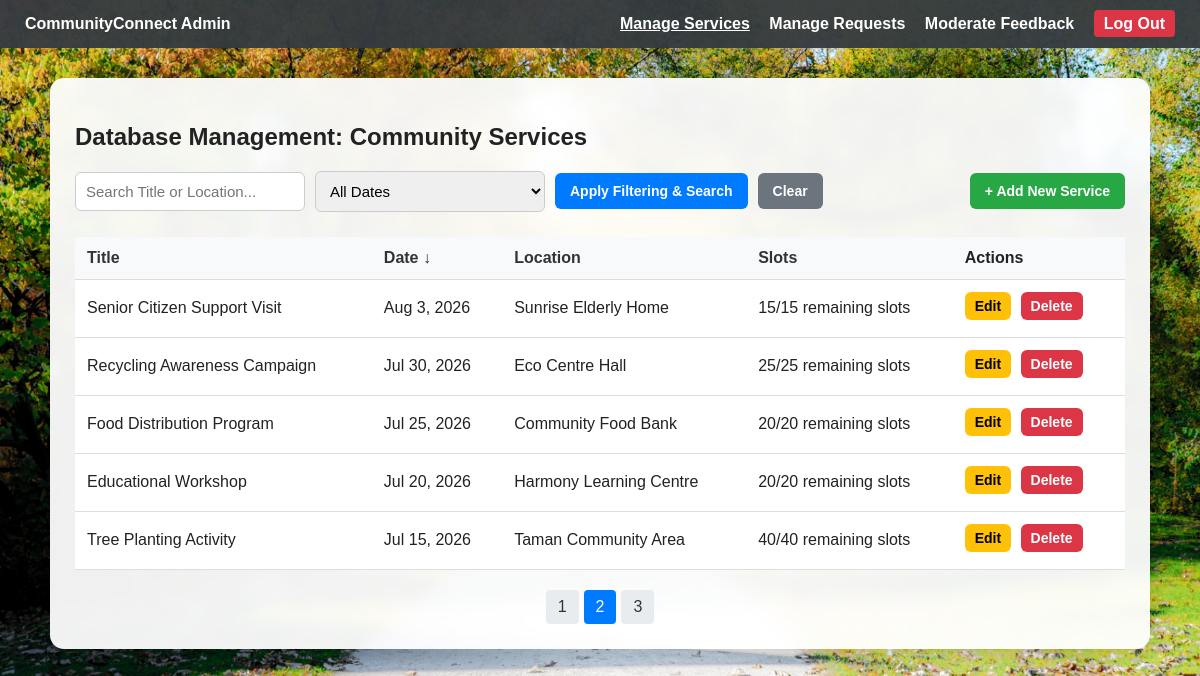
The app's page /admin.php?page=2 (signed in), older data.
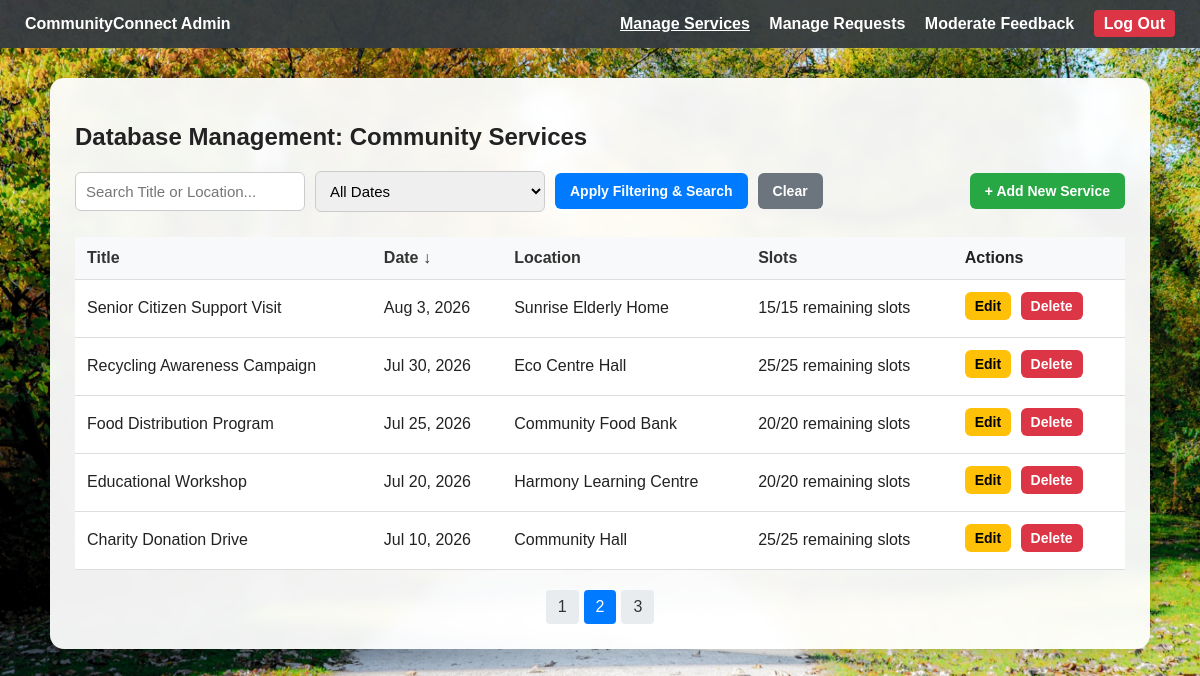
The same page, newer data.
### tables this page shows
CREATE TABLE CommunityServices (
    ServiceID INT AUTO_INCREMENT PRIMARY KEY,
    Title VARCHAR(150) NOT NULL,
    Description TEXT NOT NULL,
    EventDate DATE NOT NULL,
    EventStartTime TIME NOT NULL,
    EventEndTime TIME NOT NULL,
    Location VARCHAR(150) NOT NULL,
    Capacity INT NOT NULL,
    AdminID INT,
    CreatedAt TIMESTAMP DEFAULT CURRENT_TIMESTAMP,
    FOREIGN KEY (AdminID) REFERENCES Users(UserID)
);

### admin.php (the view, shortened to what this page needs)
<?php
require 'db_connect.php';
$search = isset($_GET['search']) ? trim($_GET['search']) : '';
$filter = isset($_GET['filter']) ? $_GET['filter'] : 'all';
$sort_col = isset($_GET['sort']) ? $_GET['sort'] : 'EventDate';
$sort_dir = isset($_GET['dir']) && $_GET['dir'] == 'ASC' ? 'ASC' : 'DESC';
$page = isset($_GET['page']) ? intval($_GET['page']) : 1;
$limit = 5;
$sql_where = "WHERE 1=1 ";
$count_query = "SELECT COUNT(*) as total FROM CommunityServices " . $sql_where;
$count_result = $conn->query($count_query);
$total_rows = $count_result->fetch_assoc()['total'];
$total_pages = ceil($total_rows / $limit);
$offset = ($page - 1) * $limit;
$sql = "
    SELECT
        CommunityServices.*,
        (
            SELECT COUNT(*)
            FROM ParticipationRequests pr
            WHERE pr.ServiceID = CommunityServices.ServiceID
            AND pr.Status = 'Approved'
        ) AS approved_count,
        (
            Capacity - (
                SELECT COUNT(*)
                FROM ParticipationRequests pr
                WHERE pr.ServiceID = CommunityServices.ServiceID
                AND pr.Status = 'Approved'
            )
        ) AS remaining_slots
    FROM CommunityServices
    $sql_where
    ORDER BY $sort_col $sort_dir
    LIMIT $limit OFFSET $offset
";
$result = $conn->query($sql);
function build_url($updates) {
    $params = $_GET;
    foreach($updates as $key => $value) { $params[$key] = $value; }
    return '?' . http_build_query($params);
}
?>
<!DOCTYPE html>
<html lang="en">
<head>
    <link rel="stylesheet" href="style.css">
</head>
<body>
<div class="navbar admin">
    <div><strong>CommunityConnect Admin</strong></div>
    <div>
        <a href="admin.php" style="text-decoration: underline;">Manage Services</a>
        <a href="manage_requests.php">Manage Requests</a>
        <a href="moderate_feedback.php">Moderate Feedback</a>
        <a
            href="logout.php"
            onclick="return confirm('Are you sure you want to log out?');"
            style="background: #dc3545; padding: 5px 10px; border-radius: 4px;"
        >
            Log Out
        </a>
    </div>
</div>
<div class="container">
    <h2>Database Management: Community Services</h2>
    <div class="controls">
        <form action="admin.php" method="GET">
            <input type="text" name="search" placeholder="Search Title or Location..." value="<?php echo htmlspecialchars($search); ?>">
            <select name="filter">
                <option value="all" <?php if($filter == 'all') echo 'selected'; ?>>All Dates</option>
            </select>
            <button type="submit" class="btn-primary">Apply Filtering & Search</button>
            <a href="admin.php" class="btn-secondary">Clear</a>
        </form>
        <a href="admin.php?action=add" class="btn-success">+ Add New Service</a>
    </div>
    <table>
        <thead>
            <tr>
                <?php $next_dir = ($sort_dir == 'ASC') ? 'DESC' : 'ASC'; ?>
                <th><a href="<?php echo build_url(['sort'=>'Title', 'dir'=>$next_dir]); ?>">Title <?php if($sort_col=='Title') echo ($sort_dir=='ASC')?'&uarr;':'&darr;'; ?></a></th>
                <th><a href="<?php echo build_url(['sort'=>'EventDate', 'dir'=>$next_dir]); ?>">Date <?php if($sort_col=='EventDate') echo ($sort_dir=='ASC')?'&uarr;':'&darr;'; ?></a></th>
                <th><a href="<?php echo build_url(['sort'=>'Location', 'dir'=>$next_dir]); ?>">Location <?php if($sort_col=='Location') echo ($sort_dir=='ASC')?'&uarr;':'&darr;'; ?></a></th>
                <th><a href="<?php echo build_url(['sort'=>'Capacity', 'dir'=>$next_dir]); ?>">Slots <?php if($sort_col=='Capacity') echo ($sort_dir=='ASC')?'&uarr;':'&darr;'; ?></a></th>
                <th>Actions</th>
            </tr>
        </thead>
        <tbody>
            <?php
            if ($result->num_rows > 0) {
                while($row = $result->fetch_assoc()) {
                    echo "<tr>";
                    echo "<td>" . htmlspecialchars($row['Title']) . "</td>";
                    echo "<td>" . date("M j, Y", strtotime($row['EventDate'])) . "</td>";
                    echo "<td>" . htmlspecialchars($row['Location']) . "</td>";
                    $remaining_slots = max(0, intval($row['remaining_slots']));
                    $total_capacity = intval($row['Capacity']);
                    echo "<td>" . $remaining_slots . "/" . $total_capacity . " remaining slots</td>";
                    echo "<td>
                            <a href='admin.php?action=edit&id=" . $row['ServiceID'] . "' class='btn-warning'>Edit</a>
                            <a href='admin.php?delete=" . $row['ServiceID'] . "' class='btn-danger' onclick=\"return confirm('Confirm deletion from database?');\">Delete</a>
                          </td>";
                    echo "</tr>";
                }
            } else {
                echo "<tr><td colspan='5' style='text-align: center;'>No community services found in the database.</td></tr>";
            }
            ?>
        </tbody>
    </table>
    <?php if ($total_pages > 1): ?>
    <div class="pagination">
        <?php for ($i = 1; $i <= $total_pages; $i++): ?>
            <a href="<?php echo build_url(['page' => $i]); ?>" class="<?php echo ($page == $i) ? 'active' : ''; ?>">
                <?php echo $i; ?>
            </a>
        <?php endfor; ?>
    </div>
    <?php endif; ?>
</div>
</body>
</html>

### style.css (style rules this page uses)
* { box-sizing: border-box; }
body { font-family: Arial, sans-serif; margin: 0; color: #222; background-image: url("images/image3.jpg"); background-size: cover; background-position: center; background-repeat: no-repeat; background-attachment: fixed; }
.navbar { background-color: rgba(0, 123, 255, 0.95); padding: 15px 25px; color: white; display: flex; justify-content: space-between; align-items: center; }
.navbar.admin { background-color: rgba(52, 58, 64, 0.95); }
.navbar a { color: white; text-decoration: none; margin-left: 15px; font-weight: bold; }
.container { max-width: 1100px; margin: 30px auto; background: rgba(255, 255, 255, 0.94); padding: 25px; border-radius: 14px; box-shadow: 0 8px 25px rgba(0, 0, 0, 0.18); backdrop-filter: blur(6px); overflow-x: auto; }
input, textarea, select { width: 100%; padding: 10px; margin-top: 6px; margin-bottom: 12px; border: 1px solid #ccc; border-radius: 6px; font-size: 15px; }
button, .btn, .btn-primary, .btn-success, .btn-danger, .btn-warning, .btn-secondary, .btn-view, .btn-join, .btn-back, .btn-feedback, .btn-approve, .btn-reject { display: inline-block; padding: 10px 15px; border: none; border-radius: 6px; cursor: pointer; font-weight: bold; text-decoration: none; text-align: center; font-size: 14px; }
button, .btn-primary { background-color: #007BFF; color: white; }
.btn-success { background-color: #28a745; color: white; }
.btn-danger { background-color: #dc3545; color: white; }
.btn-warning { background-color: #ffc107; color: black; }
.btn-secondary { background-color: #6c757d; color: white; }
td .btn-warning, td .btn-danger, td .btn-success, td .btn-secondary { padding: 6px 10px; font-size: 14px; margin-right: 5px; margin-bottom: 5px; }
table { width: 100%; border-collapse: collapse; margin-top: 20px; background: white; }
th, td { padding: 12px; text-align: left; border-bottom: 1px solid #ddd; }
th { background-color: #f8f9fa; }
th a { color: #333; text-decoration: none; }
.controls { display: flex; justify-content: space-between; align-items: center; gap: 15px; margin-bottom: 25px; }
.controls form { display: flex; align-items: center; gap: 10px; flex-wrap: wrap; margin-bottom: 0; }
.controls input, .controls select { width: 230px; margin: 0; }
.controls button { width: auto; white-space: nowrap; }
.controls .btn-secondary, .controls .btn-success { white-space: nowrap; }
.pagination { margin-top: 20px; display: flex; gap: 5px; justify-content: center; }
.pagination a { padding: 8px 12px; background: #e9ecef; text-decoration: none; color: #333; border-radius: 4px; }
.pagination a.active { background: #007BFF; color: white; }

Row changes from the older to the newer data that the page shows:
no longer on this page (row edited): communityservices: Title "Tree Planting Activity", EventDate "Jul 15, 2026", Location "Taman Community Area", remaining_slots "40", Capacity "40"
now on this page (row unchanged): communityservices: Title "Charity Donation Drive", EventDate "Jul 10, 2026", Location "Community Hall", remaining_slots "25", Capacity "25"
